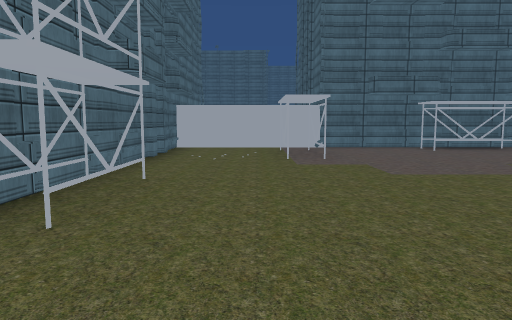
[1] (above)

21 first-person views from a walk through a 3-D level made in the Unity game engine. The camera is 1.2 m above the floor, tilts 6° down and sees 70° across. The floor is counted in squares, 2 m on a side. Each view is taken from the middle of a square. On the plan, view 1 faces up. The plan holds only what a view shows up to about 10 squares ahead; the rest is blank. The place goes on beyond the plan. Some surface patterns are stand-ins.

[2]
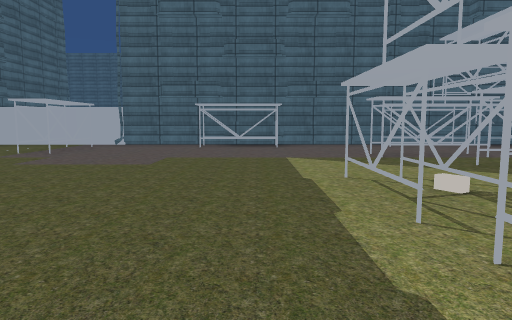

[3]
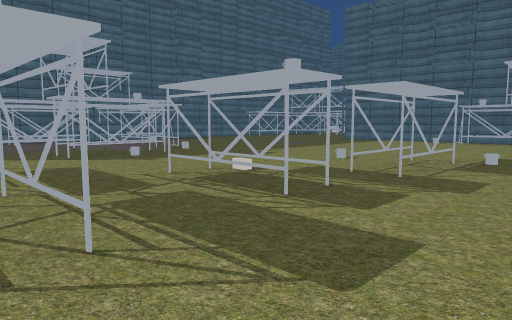

[4]
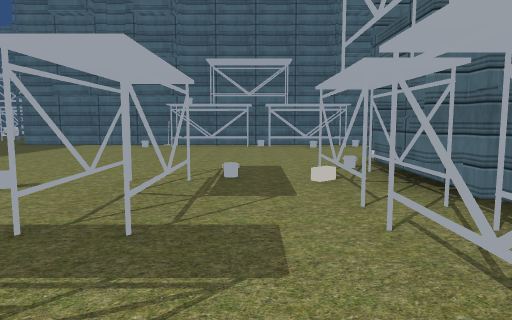

[5]
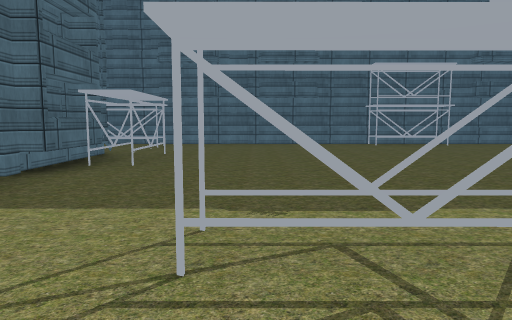

[6]
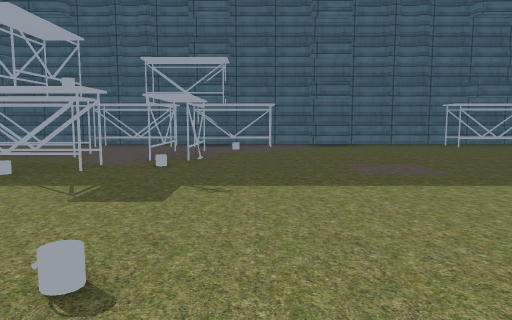

[7]
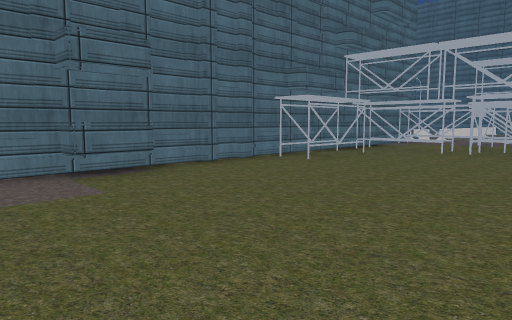

[8]
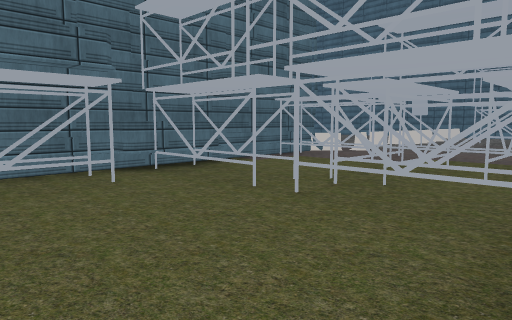

[9]
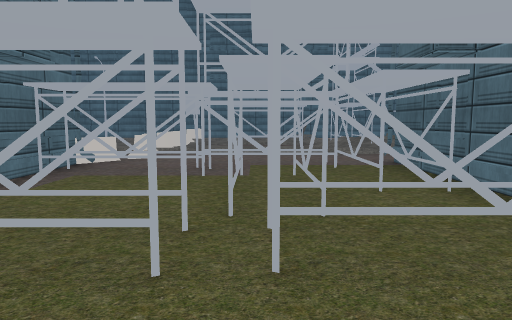

[10]
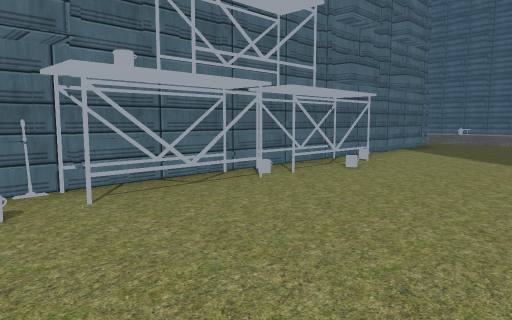

[11]
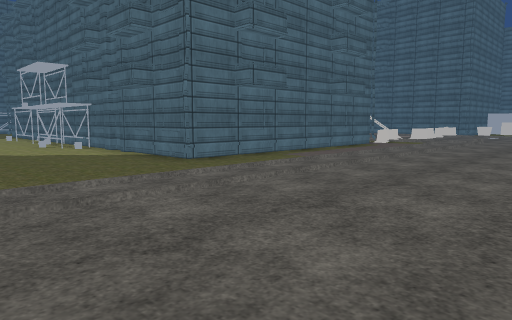

[12]
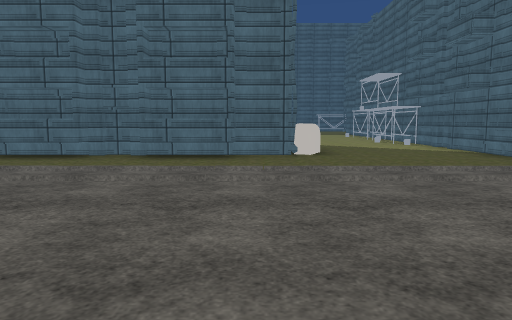

[13]
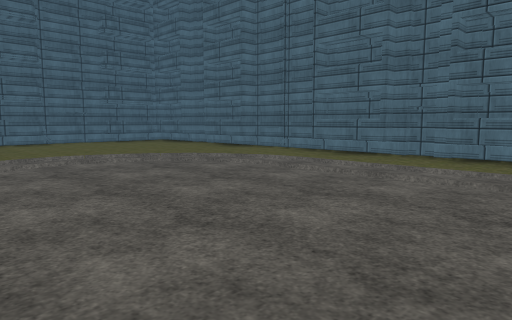

[14]
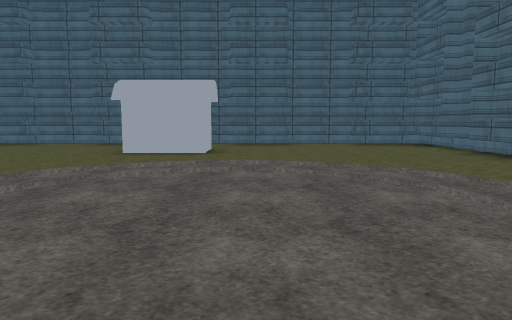

[15]
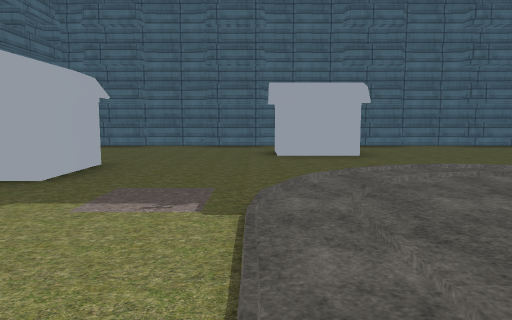

[16]
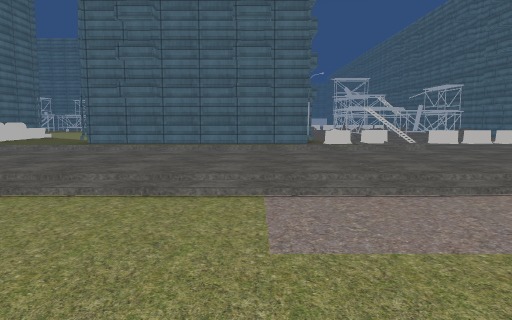

[17]
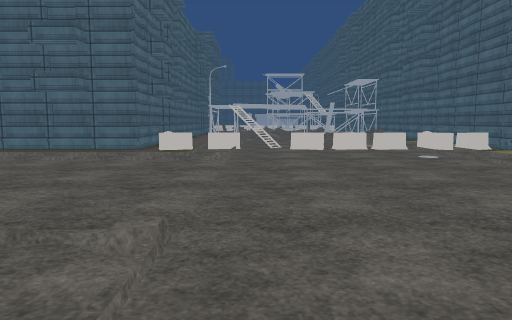

[18]
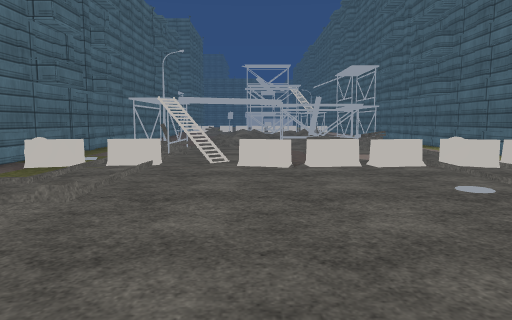

[19]
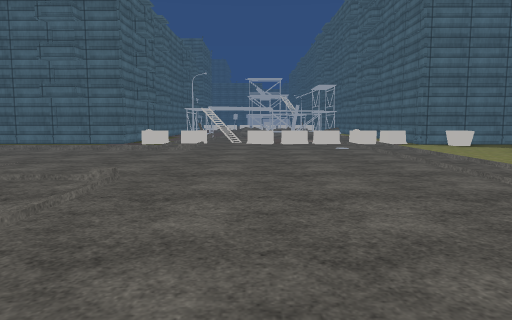

[20]
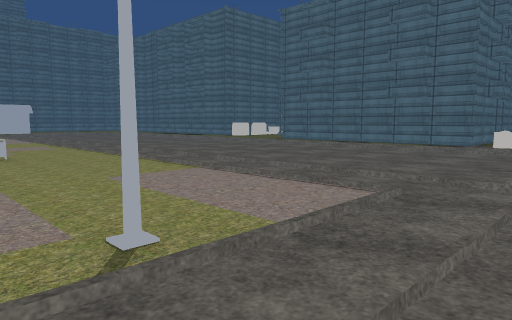

[21]
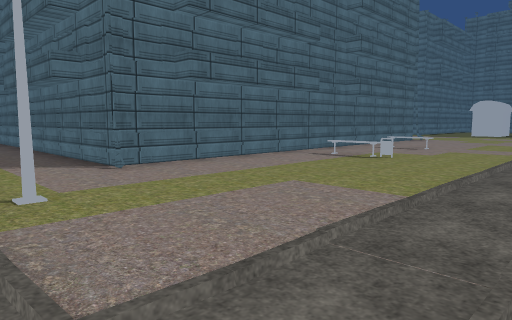

### Floor plan
Points are (right, up) in squares from view 1. A wall is a line through its corners. A room is listed if a view was taken in it or the views show most of it. See-through windows are left out.
Room 1 (views 1, 2, 3, 4, 5, 6, 7, 8, 9, 10)
walls: (17.4, 1.4) (17.4, 4.1); (14.4, 8.2) (13.4, 8.2) (13.4, 8.6); (10.4, -3.7) (13.5, -3.7); (20.8, 3.9) (23.5, 3.9); (20.5, 8.2) (19, 8.2); (17.4, -5.5) (17.4, 1.2); (23.3, 8.5) (-1.9, 8.5) (-1.9, -5.1); (1.1, -3.7) (4.3, -3.7)
ways out: opening at (15, -5.7) to room 2
objects: other object (-2, 3) to (-1, 3); other object (-1, -5) to (-1, -4); other object (1, -3) to (3, -3); other object (1, 6) to (1, 7); other object (4, 8) to (5, 8); other object (6, -1) to (6, 0); other object (6, 1) to (6, 3); other object (7, 5) to (9, 6); other object (8, -3) to (10, -3); other object (8, 4) to (10, 4); other object (8, 8) to (10, 8); other object (9, -1) to (9, 0); other object (10, -1) to (11, -1); other object (10, 5) to (11, 6); other object (11, -3) to (12, -3); other object (11, 5); other object (11, 8) to (12, 8); other object (14, -6); other object (17, -3); other object (17, -1); other object (17, 0); other object (17, 8) to (18, 8); other object (20, 5); other object (20, 6) to (22, 6); other object (20, 7); other object (21, 4) to (22, 5); other object (22, 7) to (23, 8); other object (23, 5) to (23, 7); other object (24, 8); other object (25, 8); other object (26, 7); other object (26, 8); other object (27, 3) to (28, 4); other object (27, 5) to (28, 6); other object (27, 8)
Room 2 (views 11, 12, 13, 14, 15, 16, 17, 18, 19, 20, 21)
walls: (15.6, -18.9) (22.9, -18.9) (22.9, -19.5); (17.3, -5.9) (17.3, -5.2); (13.5, -7.4) (4.9, -7.4); (12.6, -7.8) (11, -7.8); (11.1, -7.4) (11.1, -7.9); (10.1, -7.8) (8.4, -7.8); (23.4, -5.1) (23.4, -8) (17.4, -8) (17.4, -5.5); (6.4, -7.4) (6.4, -7.8) (4.8, -7.8); (31.4, -7.6) (31.4, -2.9); (4.5, -7.4) (2, -7.4) (2, -19.2); (3.9, -7.8) (2.1, -7.8); (2.4, -14.8) (2.4, -16.2) (2, -16.5); (2, -11) (2.4, -11.3) (2.4, -12.6); (2.4, -18) (2.4, -19.1); (2.4, -7.4) (2.4, -9.5)
low walls: (25.5, -5.1) (24.9, -5.4); (30.1, -4.3) (29.6, -3.8); (30.1, -4.3) (29.6, -4)
ways out: opening at (15, -5.7) to room 1; opening at (26.3, -4)
objects: other object (4, -14) to (5, -13); other object (7, -18) to (8, -18); other object (14, -7); other object (19, -17); other object (24, -9); other object (24, -8); other object (25, -8); other object (25, -6); other object (26, -7); other object (27, -8); other object (28, -8); other object (28, -4) to (29, -4); other object (29, -8); other object (30, -9); other object (30, -8); other object (31, -8)

Where each view was taken, in squares from view 1:
view 1: 0 up, 0 right, facing up
view 2: 1 down, 5 right, facing up
view 3: 3 down, 6 right, facing up-right
view 4: 2 down, 8 right, facing right
view 5: 1 down, 8 right, facing left
view 6: 1 down, 12 right, facing up
view 7: 4 up, 12 right, facing up-right
view 8: 4 up, 17 right, facing up-right
view 9: 6 up, 18 right, facing right
view 10: 1 up, 14 right, facing down-right
view 11: 13 down, 14 right, facing up-right
view 12: 14 down, 13 right, facing up
view 13: 14 down, 13 right, facing up-left
view 14: 12 down, 12 right, facing left
view 15: 15 down, 12 right, facing left
view 16: 18 down, 22 right, facing up
view 17: 16 down, 26 right, facing up
view 18: 13 down, 27 right, facing up
view 19: 18 down, 27 right, facing up
view 20: 18 down, 26 right, facing up-left
view 21: 14 down, 25 right, facing down-left
